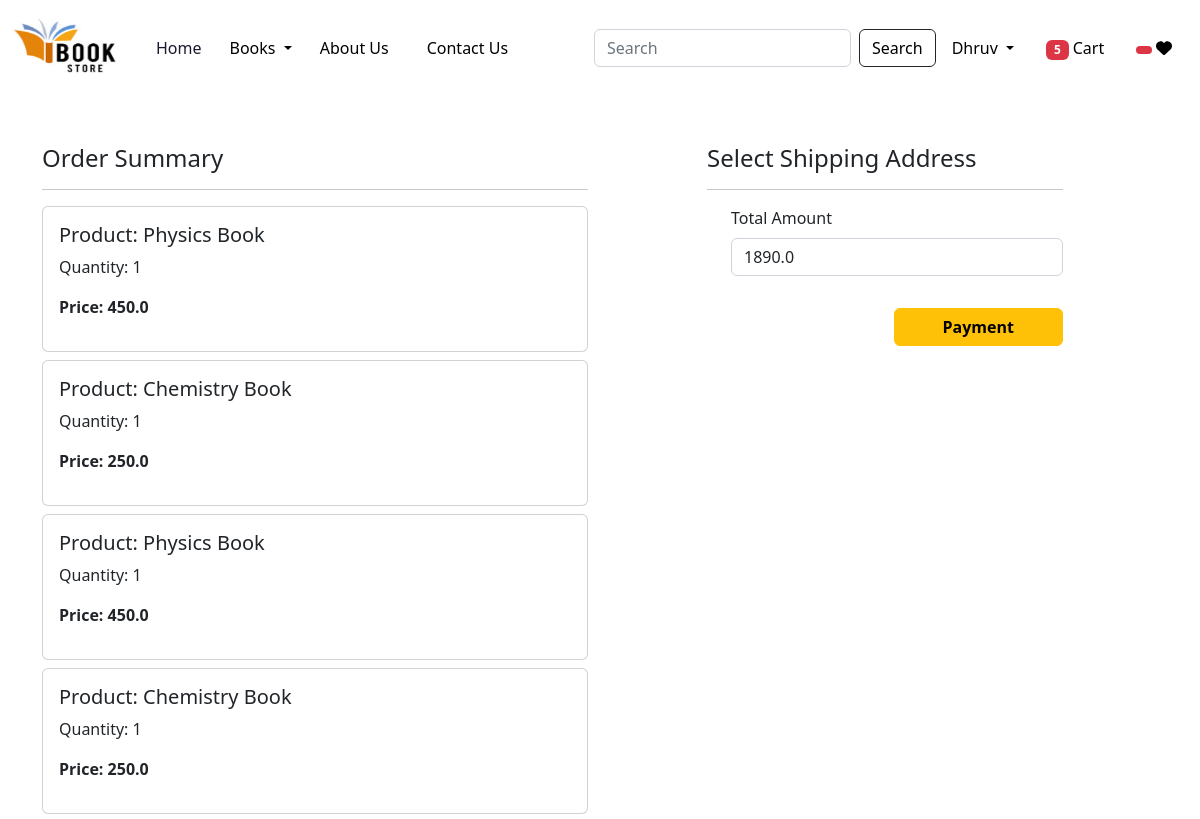
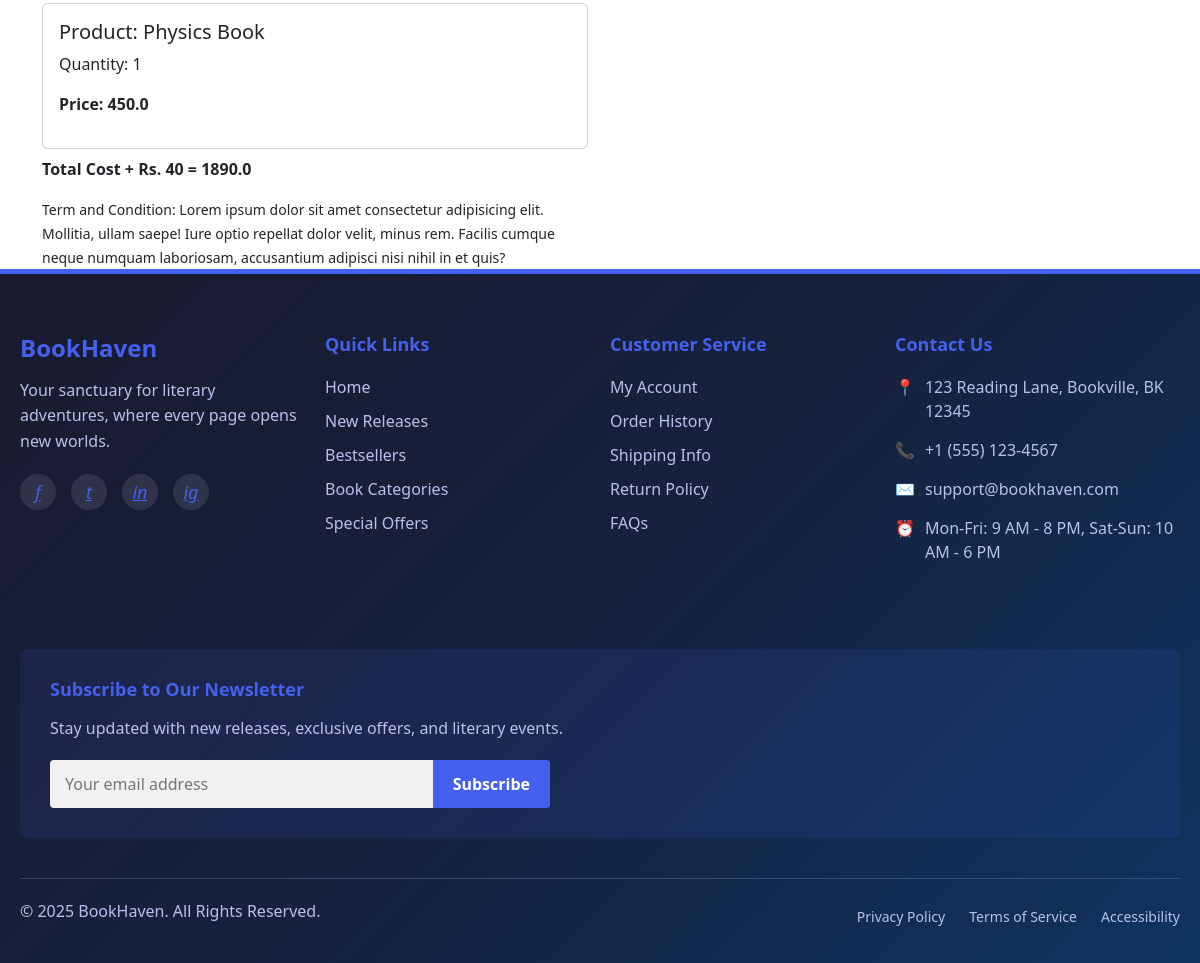
/checkout/ (signed in), run on the app's committed database (2 pictures, top to bottom).
### app/models.py (models this page shows, shortened)
class Cart(models.Model):
    user = models.ForeignKey(User, on_delete=models.CASCADE, related_name='app_carts')
    product = models.ForeignKey(Product,on_delete=models.CASCADE)
    quantity = models.PositiveIntegerField(default=1)

class Product(models.Model):
    title = models.CharField(max_length=100)
    selling_price = models.FloatField()
    discounted_price = models.FloatField()
    description = models.TextField()
    composition = models.TextField(default='')
    prodapp = models.TextField(default='')
    category = models.CharField(choices=CATEGORY_CHOICES, max_length=2)
    product_image = models.ImageField(upload_to='product')

### app/views.py (the view, shortened to what this page needs)
# urls.py: path('checkout/', views.checkout.as_view(), name='checkout'),
@method_decorator(login_required,name='dispatch')
class checkout(View):
    def get(self,request):
        totalitem = 0
        wishitem=0
        if request.user.is_authenticated:
            totalitem = len(Cart.objects.filter(user=request.user))
            wishitem = len(Wishlist.objects.filter(user=request.user))
        user=request.user
        add=Customer.objects.filter(user=user)
        cart_items=Cart.objects.filter(user=user)
        famount = 0
        for p in cart_items:
            value = p.quantity * p.product.discounted_price
            famount = famount + value
        totalamount = famount + 40
        razoramount = int(totalamount * 100)
        client = razorpay.Client(auth=(settings.RAZOR_KEY_ID, settings.RAZOR_KEY_SECRET))
        data = { "amount": razoramount, "currency": "INR", "receipt": "order_rcptid_12"}
        payment_response = client.order.create(data=data)
        print(payment_response)
        order_id = payment_response['id']
        order_status = payment_response['status']
        return render(request, 'app/checkout.html',locals())

### app/templates/app/checkout.html (shortened to what this page needs)
{% extends 'app/base.html' %}
{% load static %}
{% block main-content %}
<div class="container">
 <div class="row mt-5">
  <div class="col-sm-6">
    <h4>Order Summary</h4>
    <hr>
    {% for item in cart_items %}
      <div class="card mb-2">
        <div class="card-body">
          <h5>Product: {{item.product.title}}</h5>
          <p>Quantity: {{item.quantity}}</p>
          <p class="fw-bold">Price: {{item.product.discounted_price}}</p>
        </div>
      </div>
    {% endfor %}
    <p class="fw-bold">Total Cost + Rs. 40 = {{totalamount}}</p>
    <small>Term and Condition: Lorem ipsum dolor sit amet consectetur adipisicing elit. Mollitia, ullam saepe! Iure optio repellat dolor velit, minus rem. Facilis cumque neque numquam laboriosam, accusantium adipisci nisi nihil in et quis?</small>
  </div>
  <div class="col-sm-4 offset-sm-1">
    <h4>Select Shipping Address</h4>
    <hr>
    <form  method="post" id="myform">
        <div class="form-check mb-3">
          <label for="totamount" class="form-label">Total Amount</label>
          <input type="number" class="form-control" name="totamount" value={{totalamount}} readonly>
        </div>
        <div class="text-end">
          <button id="rzp-button1" type="submit" class="btn btn-warning mt-3 px-5 fw-bold">Payment</button>
        </div>
      </form>
    </div>
  </div>
</div>
{% endblock main-content %}

### app/templates/app/base.html (shortened to what this page needs)
<!DOCTYPE html>
{% load static %}
<html lang="en">
<head>
    <link href="https://cdn.jsdelivr.net/npm/bootstrap@5.2.2/dist/css/bootstrap.min.css" rel="stylesheet">
    <link rel="stylesheet" href="{% static 'app/css/owl.carousel.min.css' %}" />
    <link rel="stylesheet" href="{% static 'app/css/all.min.css' %}" />
    <link rel="stylesheet" href="{% static 'app/css/style.css' %}" />
</head>
<body>
  <nav class="navbar navbar-expand-lg navbar-dark" style="background-color: white;">
        <div class="container-fluid">
          <a class="navbar-brand" href="#">
            <img src="{% static "app/images/banner/xyz.png" %}" width="120" height="70" />
          </a>
          <div class="collapse navbar-collapse" id="navbarSupportedContent">
            <ul class="navbar-nav me-auto mb-2 mb-lg-0">
              <li class="nav-item" style="border-right: 2px solid white; padding-right: 10px; margin-right: 10px rounded;">
                <a class="nav-link active " aria-current="page" href="/" style="color: #1a1a2e;">Home</a>
              </li>
              <li class="nav-item dropdown" style="border-right: 2px solid white; padding-right: 10px; margin-right: 10px rounded;">
                <a class="nav-link dropdown-toggle" href="#" role="button" data-bs-toggle="dropdown" aria-expanded="false" style="color: black;"  >
                  Books
                </a>
              </li>
              <li class="nav-item" style="border-right: 2px solid white; padding-right: 10px; margin-right: 10px;">
                <a class="nav-link" href="{% url 'about' %}" style="color: black;">About Us</a>
              </li>
              <li class="nav-item">
                <a class="nav-link" href="{% url 'contact' %}" style="color: black;">Contact Us</a>
              </li>
            </ul>
            <form class="d-flex" role="search" action="/search">
              <input class="form-control me-2" type="search" placeholder="Search" name="search"  aria-label="Search">
              <button class="btn btn-outline-dark" type="submit" style="color: black;">Search</button>
            </form>
          </div>
          <ul class="navbar-nav me-auto mb-2 mb-lg-0 rounded">
            <li class="nav-item dropdown mx-2">
              {% if user.is_authenticated %}
              <a class="nav-link dropdown-toggle" id="profileDropdown" role="button" data-bs-toggle="dropdown" aria-expanded="false" style="color: black;">
                {{ user.username }}
              </a>
                {% endif %}
            </li>
            <li class="nav-item mx-2">
              <a href="{% url 'showcart' %}" class="nav-link" style="color: black;">
                <span class="badge bg-danger">
                  {% if totalitem > 0 %} {{ totalitem }} {% endif %}
                </span>
                Cart
              </a>
            </li>
            <li class="nav-item mx-2">
              <a href="{% url 'showwishlist' %}" class="nav-link text-white">
                <span class="badge bg-danger">
                </span>
                <i class="fa fa-heart" style="color: black;"></i>
              </a>
            </li>
          </ul>
        </div>
      </nav>
      {% block main-content %}{% endblock main-content %}
      <footer style="background: linear-gradient(135deg, #1a1a2e 0%, #16213e 50%, #0f3460 100%); color: #f1f1f1; padding: 60px 0 30px; font-family: 'Segoe UI', Tahoma, Geneva, Verdana, sans-serif; border-top: 5px solid #4361ee;">
        <div style="max-width: 1200px; margin: 0 auto; padding: 0 20px;">
          <div style="display: flex; flex-wrap: wrap; justify-content: space-between; margin-bottom: 40px;">
            <div style="flex: 1; min-width: 240px; margin-bottom: 30px; padding-right: 20px;">
              <h3 style="color: #4361ee; font-size: 24px; margin-bottom: 15px; font-weight: 700;">BookHaven</h3>
              <p style="line-height: 1.6; color: #b8c1ec; margin-bottom: 20px;">Your sanctuary for literary adventures, where every page opens new worlds.</p>
              <div style="display: flex; gap: 15px;">
                <a href="#" style="color: #4361ee; display: inline-block; width: 36px; height: 36px; line-height: 36px; text-align: center; border-radius: 50%; background-color: rgba(255,255,255,0.1); transition: all 0.3s ease;">
                  <i style="font-size: 18px;">f</i>
                </a>
                <a href="#" style="color: #4361ee; display: inline-block; width: 36px; height: 36px; line-height: 36px; text-align: center; border-radius: 50%; background-color: rgba(255,255,255,0.1); transition: all 0.3s ease;">
                  <i style="font-size: 18px;">t</i>
                </a>
                <a href="#" style="color: #4361ee; display: inline-block; width: 36px; height: 36px; line-height: 36px; text-align: center; border-radius: 50%; background-color: rgba(255,255,255,0.1); transition: all 0.3s ease;">
                  <i style="font-size: 18px;">in</i>
                </a>
                <a href="#" style="color: #4361ee; display: inline-block; width: 36px; height: 36px; line-height: 36px; text-align: center; border-radius: 50%; background-color: rgba(255,255,255,0.1); transition: all 0.3s ease;">
                  <i style="font-size: 18px;">ig</i>
                </a>
              </div>
            </div>
            <div style="flex: 1; min-width: 160px; margin-bottom: 30px;">
              <h4 style="color: #4361ee; font-size: 18px; margin-bottom: 20px; font-weight: 600;">Quick Links</h4>
              <ul style="list-style: none; padding: 0; margin: 0;">
                <li style="margin-bottom: 10px;"><a href="#" style="color: #b8c1ec; text-decoration: none; transition: color 0.3s ease;">Home</a></li>
                <li style="margin-bottom: 10px;"><a href="#" style="color: #b8c1ec; text-decoration: none; transition: color 0.3s ease;">New Releases</a></li>
                <li style="margin-bottom: 10px;"><a href="#" style="color: #b8c1ec; text-decoration: none; transition: color 0.3s ease;">Bestsellers</a></li>
                <li style="margin-bottom: 10px;"><a href="#" style="color: #b8c1ec; text-decoration: none; transition: color 0.3s ease;">Book Categories</a></li>
                <li style="margin-bottom: 10px;"><a href="#" style="color: #b8c1ec; text-decoration: none; transition: color 0.3s ease;">Special Offers</a></li>
              </ul>
            </div>
            <div style="flex: 1; min-width: 160px; margin-bottom: 30px;">
              <h4 style="color: #4361ee; font-size: 18px; margin-bottom: 20px; font-weight: 600;">Customer Service</h4>
              <ul style="list-style: none; padding: 0; margin: 0;">
                <li style="margin-bottom: 10px;"><a href="#" style="color: #b8c1ec; text-decoration: none; transition: color 0.3s ease;">My Account</a></li>
                <li style="margin-bottom: 10px;"><a href="#" style="color: #b8c1ec; text-decoration: none; transition: color 0.3s ease;">Order History</a></li>
                <li style="margin-bottom: 10px;"><a href="#" style="color: #b8c1ec; text-decoration: none; transition: color 0.3s ease;">Shipping Info</a></li>
                <li style="margin-bottom: 10px;"><a href="#" style="color: #b8c1ec; text-decoration: none; transition: color 0.3s ease;">Return Policy</a></li>
                <li style="margin-bottom: 10px;"><a href="#" style="color: #b8c1ec; text-decoration: none; transition: color 0.3s ease;">FAQs</a></li>
              </ul>
            </div>
            <div style="flex: 1; min-width: 240px; margin-bottom: 30px;">
              <h4 style="color: #4361ee; font-size: 18px; margin-bottom: 20px; font-weight: 600;">Contact Us</h4>
              <p style="margin-bottom: 15px; display: flex; align-items: flex-start; color: #b8c1ec;">
                <span style="margin-right: 10px; color: #4361ee;">📍</span>
                <span>123 Reading Lane, Bookville, BK 12345</span>
              </p>
              <p style="margin-bottom: 15px; display: flex; align-items: flex-start; color: #b8c1ec;">
                <span style="margin-right: 10px; color: #4361ee;">📞</span>
                <span>+1 (555) 123-4567</span>
              </p>
              <p style="margin-bottom: 15px; display: flex; align-items: flex-start; color: #b8c1ec;">
                <span style="margin-right: 10px; color: #4361ee;">✉️</span>
                <span>support@bookhaven.com</span>
              </p>
              <p style="margin-bottom: 15px; display: flex; align-items: flex-start; color: #b8c1ec;">
                <span style="margin-right: 10px; color: #4361ee;">⏰</span>
                <span>Mon-Fri: 9 AM - 8 PM, Sat-Sun: 10 AM - 6 PM</span>
              </p>
            </div>
          </div>
          <div style="background-color: rgba(67, 97, 238, 0.1); padding: 30px; border-radius: 8px; margin-bottom: 40px;">
            <h4 style="color: #4361ee; font-size: 18px; margin-bottom: 15px; font-weight: 600;">Subscribe to Our Newsletter</h4>
            <p style="color: #b8c1ec; margin-bottom: 20px;">Stay updated with new releases, exclusive offers, and literary events.</p>
            <div style="display: flex; max-width: 500px;">
              <input type="email" placeholder="Your email address" style="flex: 1; padding: 12px 15px; border: none; border-radius: 4px 0 0 4px; background-color: #f1f1f1; color: #333;">
              <button style="padding: 12px 20px; background-color: #4361ee; color: white; border: none; border-radius: 0 4px 4px 0; cursor: pointer; font-weight: 600;">Subscribe</button>
            </div>
          </div>
          <div style="border-top: 1px solid rgba(184, 193, 236, 0.2); padding-top: 20px; display: flex; flex-wrap: wrap; justify-content: space-between; align-items: center;">
            <p style="color: #b8c1ec; margin-bottom: 10px;">© 2025 BookHaven. All Rights Reserved.</p>
            <div>
              <a href="#" style="color: #b8c1ec; text-decoration: none; margin-left: 20px; font-size: 14px;">Privacy Policy</a>
              <a href="#" style="color: #b8c1ec; text-decoration: none; margin-left: 20px; font-size: 14px;">Terms of Service</a>
              <a href="#" style="color: #b8c1ec; text-decoration: none; margin-left: 20px; font-size: 14px;">Accessibility</a>
            </div>
          </div>
        </div>
      </footer>
</body>
</html>

### data on the page
Cart: product "Physics Book", quantity "1", product.discounted_price "450.0"
Cart: product "Chemistry Book", quantity "1", product.discounted_price "250.0"
Cart: product "Physics Book", quantity "1", product.discounted_price "450.0"
Cart: product "Chemistry Book", quantity "1", product.discounted_price "250.0"
Cart: product "Physics Book", quantity "1", product.discounted_price "450.0"

### other printed values
{{ user.username }} "Dhruv"
{{ totalitem }} "5"
{{ totalamount }} "1890.0"
